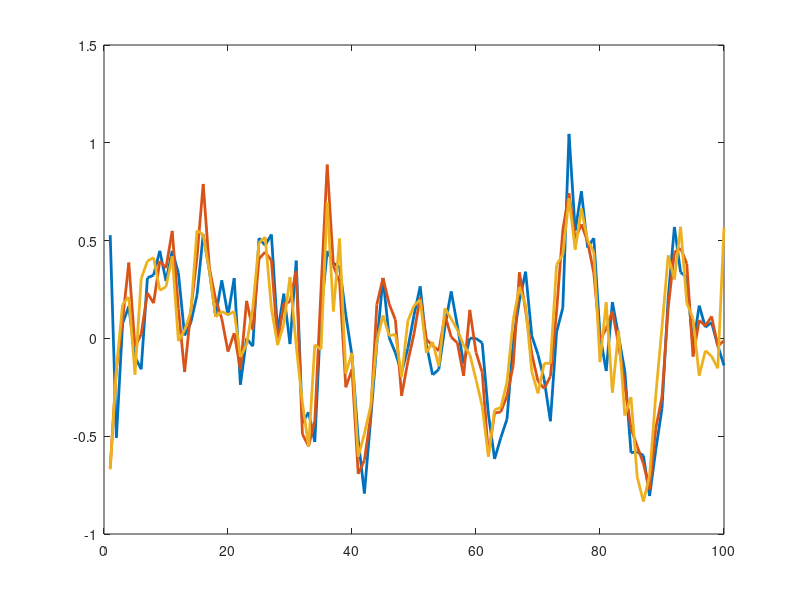

Write MATLAB code to recreate this figure.
%% 
%     COURSE: Master MATLAB through guided problem-solving
%    SECTION: Importing and exporting data
%      VIDEO: Import formatted text file
% Instructor: mikexcohen.com
%
%%

clc, clear, close all;

% pointer to the file
fid = fopen('datafile.txt');

%% read header

% ignore first line
IgnoreFirstLine = fgetl(fid);

% second line contains number of sensors
hdr_nSensors = regexp( fgetl(fid), '\t', 'split' );
nSensors = str2double(hdr_nSensors{3});

% third line contains number of time points
hdr_ntimepoints = regexp( fgetl(fid), '\t', 'split');
nPnts = str2double(hdr_ntimepoints{3});

% move pointer ahead until "Start data"
toggle = true;
while toggle==true
    
    % get a line of data
    aline = fgetl(fid);
    
    % test whether the line begins with "Start", and flip toggle
    if strcmpi(aline(1:5), 'Start')
        toggle=false;
    end
end

%% read data

% initialize matrix
data = zeros(nSensors, nPnts);

% set toggle and begin while loop
toggle = true;
while toggle
    
    % get a line of tab-delimited data
    aline = fgetl(fid);
    
    % check whether we're at the end of the data
    if strcmpi(aline(1:3), 'End')
        toggle = false;
    else
        aline = regexp( aline, '\t', 'split');
        sensorNumber = str2double(aline{2});
        timePoint = str2double(aline{4});
        val = str2double(aline{6});
        % put the data point into the matrix at the appropriate position
        data( sensorNumber , timePoint ) = val;
    end
    
end

% now we can plot the data
figure(1), clf
plot(data','linew',2)


% close the file
fclose(fid);